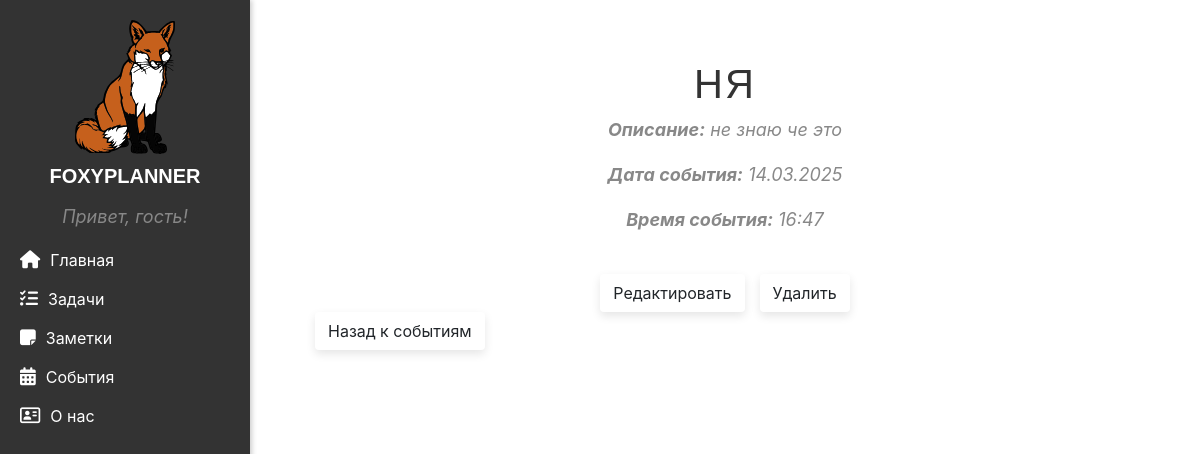
The page /events/4 on the database its author committed.
### events/models.py (models this page shows, shortened)
class Articles(models.Model):
    user = models.ForeignKey(User, on_delete=models.CASCADE, null=True, blank=True)
    title = models.CharField(max_length=200, verbose_name="Название события")
    description = models.TextField(verbose_name="Полное описание")
    published_date = models.DateTimeField(verbose_name="Дата публикации")
    class Meta:
        verbose_name = "Событие"
        verbose_name_plural = "События"

### events/views.py (the view)
# urls.py: path('<int:pk>', views.EventDetailView.as_view(), name = 'event_detail'),
class EventDetailView(DetailView):
    model = Articles
    template_name = 'events/detail_view.html'
    context_object_name = 'event'

### events/templates/events/detail_view.html (shortened to what this page needs)
{% extends 'main/layout.html' %}
{% block content %}
<h1>{{ event.title }}</h1>
<div class="event-detail">
    <p><strong>Описание:</strong> {{ event.description }}</p>
    <p><strong>Дата события:</strong> {{ event.published_date|date:"d.m.Y" }}</p>
    <p><strong>Время события:</strong> {{ event.published_date|date:"H:i" }}</p>
</div>
<div class="event-buttons">
    <a href="{% url 'event_update' event.id %}" class="btn btn-edit">Редактировать</a>
    <a href="{% url 'event_delete' event.id %}" class="btn btn-delete">Удалить</a>
</div>
<div class="back-container">
    <a href="{% url 'events_home' %}" class="btn btn-back">Назад к событиям</a>
</div>
{% endblock %}

### main/static/main/css/main.css (style rules this page uses)
body { font-family: Arial, sans-serif; margin: 0; padding: 0; display: flex; background-color: #f4f4f4; }
h1 { color: #333; text-align: center; }
p { font-size: 16px; line-height: 1.5; color: #555; }
h1, h2, h3 { font-family: 'Arial', sans-serif; color: #333; text-align: center; font-weight: bold; }
h1 { font-size: 32px; margin-bottom: 15px; text-transform: uppercase; letter-spacing: 2px; }
p { font-size: 18px; line-height: 1.6; color: #666; text-align: justify; max-width: 800px; margin: 0 auto; }
p { text-align: center; font-size: 18px; color: #888; margin-top: 20px; font-style: italic; }
.btn-edit { background-color: #6c757d; color: white; padding: 10px 20px; font-size: 16px; border-radius: 8px; text-decoration: none; display: inline-block; transition: background-color 0.3s, transform 0.2s, box-shadow 0.2s ease; box-shadow: 0 4px 10px rgba(0, 0, 0, 0.1); }
.btn-delete { background-color: #6c757d; color: white; padding: 10px 20px; font-size: 16px; border-radius: 8px; text-decoration: none; display: inline-block; transition: background-color 0.3s, transform 0.2s, box-shadow 0.2s ease; box-shadow: 0 4px 10px rgba(0, 0, 0, 0.1); }
.btn-back { background-color: #6c757d; color: white; padding: 10px 20px; font-size: 16px; border-radius: 8px; text-decoration: none; display: inline-block; transition: background-color 0.3s, transform 0.2s, box-shadow 0.2s ease; box-shadow: 0 4px 10px rgba(0, 0, 0, 0.1); }
.event-buttons { display: flex; gap: 15px; justify-content: center; align-items: center; margin-top: 40px; flex-wrap: wrap; }
h1 { text-align: center; font-size: 28px; font-weight: bold; color: #333; }

### rows shown on the page
Articles: title "НЯ", description "не знаю че это", published_date "14.03.2025", published_date "16:47"
